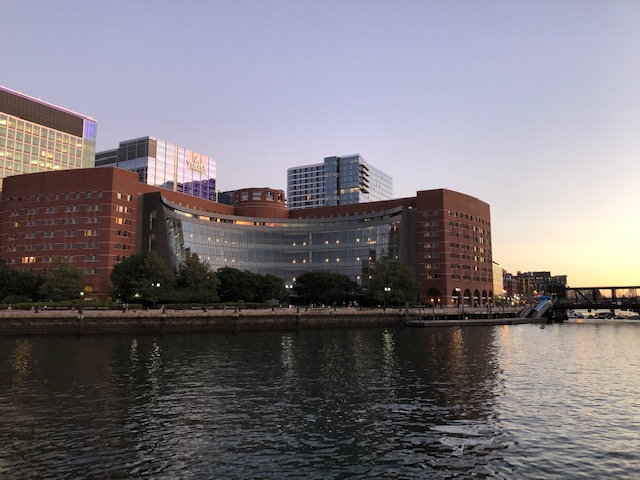
#> input picture Img2.jpg, 640 x 480 px
$ python Image_Stitching.py
#> lines starting #> are read from the running program, lines starting #| are printed output that depends on the picture
"""
Abedin Sherifi
"""

"""
Image Stitching
"""

import cv2
import numpy as np
import matplotlib.pyplot as plt
from random import randrange

#Input image and then convert from RGB to Gray
image1 = cv2.imread('Img2.jpg')
#> image1 is the input picture: shape (480, 640, 3); mean B, G, R 122, 117.1, 122
image1_gray = cv2.cvtColor(image1,cv2.COLOR_BGR2GRAY)
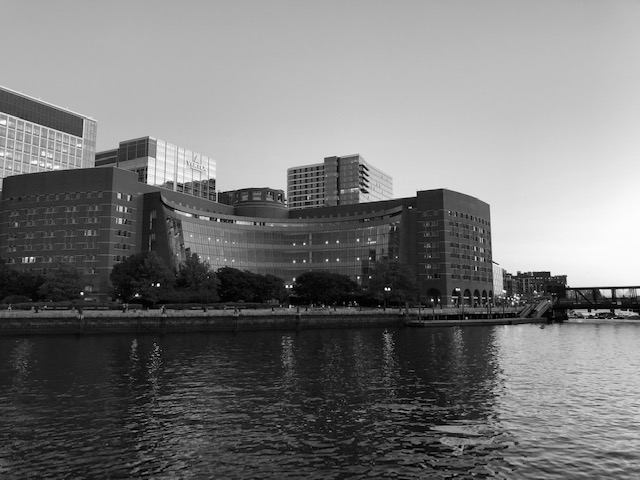
#> image1_gray: shape (480, 640); min 0, max 254, mean 119.1

image2 = cv2.imread('Img3.jpg')
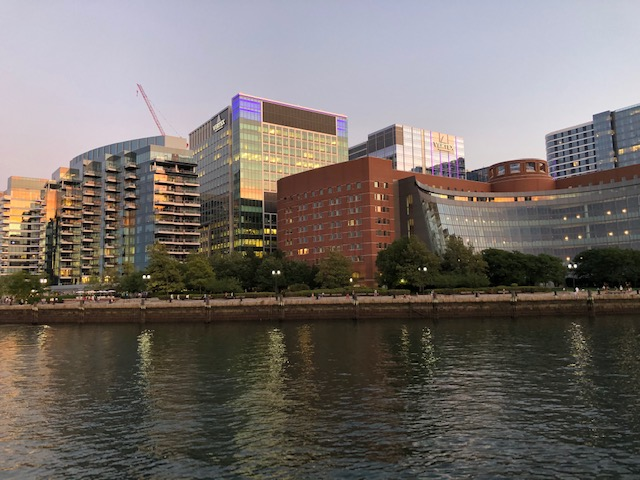
#> input picture Img3.jpg, 640 x 480 px
#> image2 is the input picture: shape (480, 640, 3); mean B, G, R 104.2, 108.6, 115.8
image2_gray = cv2.cvtColor(image2,cv2.COLOR_BGR2GRAY)
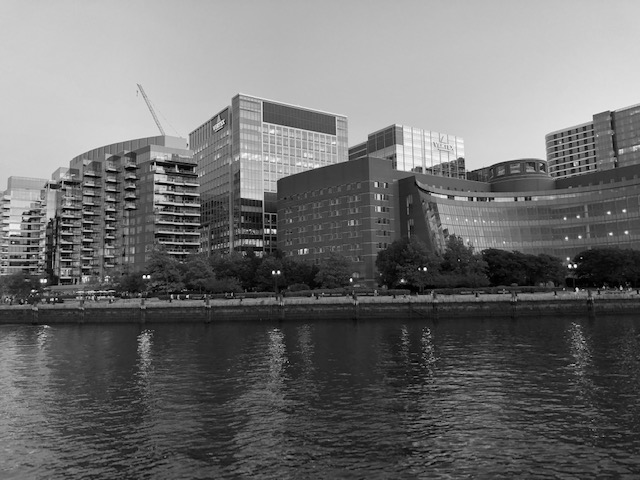
#> image2_gray: shape (480, 640); min 0, max 254, mean 110.3

sift = cv2.SIFT_create()

#This step computes the sift keypoints and descriptors
keypoint1, descriptor1 = sift.detectAndCompute(image1_gray,None)
#> keypoint1 = 1437 keypoints; strongest (x, y, size): (158, 285, 2), (137, 295, 2), (218, 220, 2), (505, 291, 1.9)
keypoint2, descriptor2 = sift.detectAndCompute(image2_gray,None)
#> keypoint2 = 1848 keypoints; strongest (x, y, size): (425, 269, 2.1), (575, 266, 2.2), (273, 272, 2), (278, 272, 2.1)
cv2.imshow('orig_img_lft_keypnts',cv2.drawKeypoints(image1,keypoint1,None))
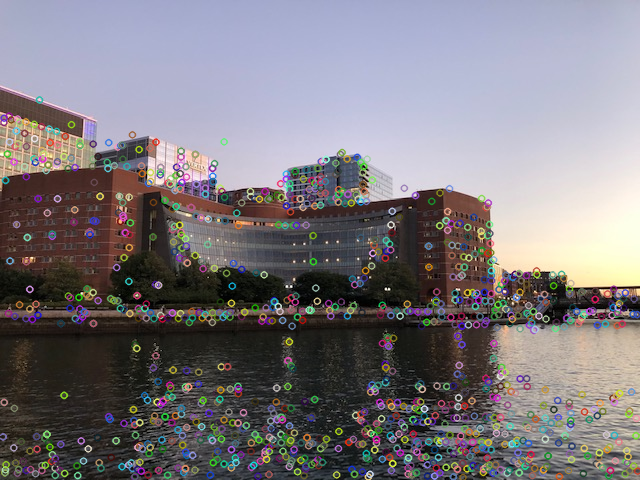
#> window 'orig_img_lft_keypnts': shape (480, 640, 3); mean B, G, R 126, 121.1, 125.5
cv2.imwrite('orig_img_lft_keypnts.jpg',cv2.drawKeypoints(image1,keypoint1,None))
cv2.imshow('orig_img_rght_keypnts',cv2.drawKeypoints(image2,keypoint2,None))
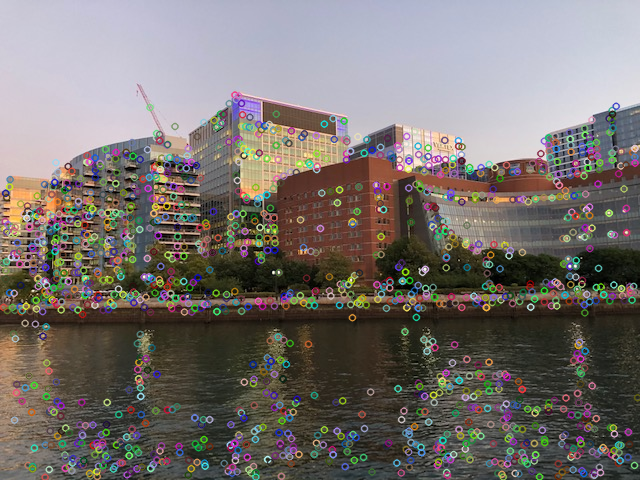
#> window 'orig_img_rght_keypnts': shape (480, 640, 3); mean B, G, R 109.9, 113.2, 119.2
cv2.imwrite('orig_img_rght_keypnts.jpg',cv2.drawKeypoints(image1,keypoint1,None))
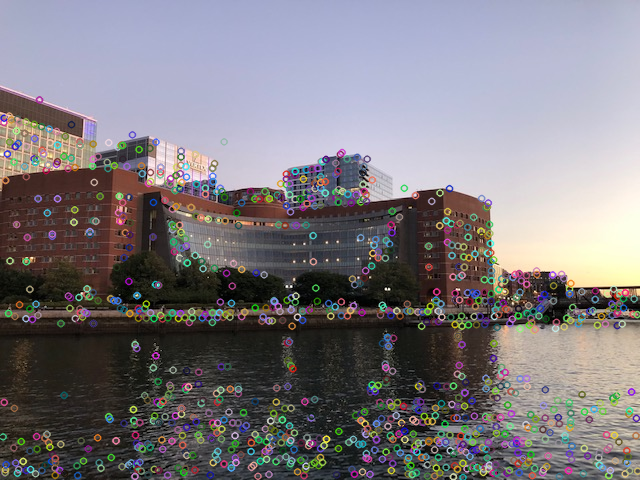
#> saved as orig_img_rght_keypnts.jpg: shape (480, 640, 3); mean B, G, R 126.3, 121.4, 125.4

#The FLANN method matches the features which are more similar.
FLANN_INDEX_KDTREE = 0
index_params = dict(algorithm = FLANN_INDEX_KDTREE, trees = 5)
search_params = dict(checks=1000)
flann = cv2.FlannBasedMatcher(index_params,search_params)
matched_features = flann.knnMatch(descriptor1,descriptor2,k=2)
#> matched_features = 1437 matches

#This step filters through all the matches to obtain the best ones.
ratio_pass = []
for f in matched_features:
	if f[0].distance < 0.25*f[1].distance:
		ratio_pass.append(f)
		matched_features = np.asarray(ratio_pass)
#> after the loop, ratio_pass = 5 matches

#This step will run RANSAC to estimate homography and performs image alignment.
if len(matched_features[:,0]) >= 2:
	init = np.float32([ keypoint1[f.queryIdx].pt for f in matched_features[:,0] ]).reshape(-1,1,2)
#> init = [[79.32, 141.3], [82.04, 316.6], [138.6, 149.1], [159.8, 174.4], [226, 272.8]]
	goal = np.float32([ keypoint2[f.trainIdx].pt for f in matched_features[:,0] ]).reshape(-1,1,2)
#> goal = [[333.8, 138.9], [357, 302.4], [387.1, 137.9], [408.5, 160.5], [490.2, 254.4]]
	H, _ = cv2.findHomography(init, goal, cv2.RANSAC, 9.0)
#> H = [[0.542, 0.0748, 257.3], [-0.216, 0.839, 27.88], [-0.000691, -0.0001, 1]]
else:
	print("Not able to find enough kpnts")

#This step performs the wrap to align for stitching.
final = cv2.warpPerspective(image1,H,(image2.shape[1] + image1.shape[1], image2.shape[0]))
plt.show()
plt.figure()
final[0:image2.shape[0], 0:image2.shape[1]] = image2
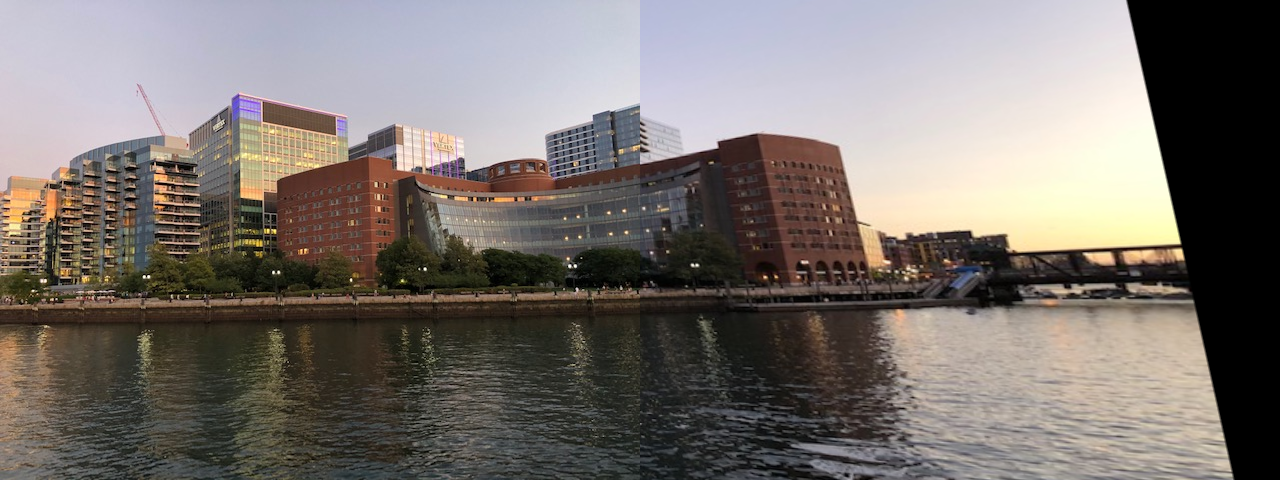
#> final: shape (480, 1280, 3); mean B, G, R 110.8, 115.1, 122
cv2.imwrite('Stitched_Image.jpg',final)
plt.imshow(final)
plt.show()
